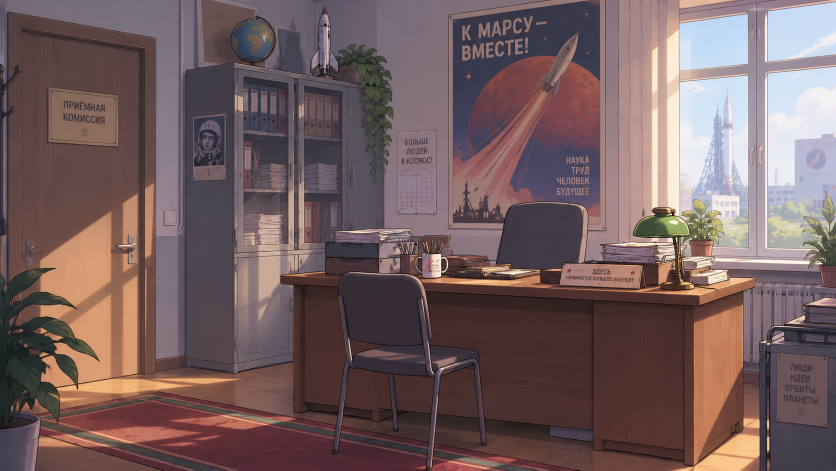
#> input picture assets/gen/bg_reception_vn_0.png, 1672 x 941 px (shown at 1/2 size)
$ python frames_vn.py
#> lines starting #> are read from the running program, lines starting #| are printed output that depends on the picture; pictures that were not available may be replaced by others from this repository, and a replacement may not be noted
# -*- coding: utf-8 -*-
"""Собирает VN-кадр: фон + спрайт(ы) + окно диалога с именем и текстом."""
import os, textwrap
from PIL import Image, ImageDraw, ImageFont, ImageFilter

HERE = os.path.dirname(os.path.abspath(__file__))
FONT = "/usr/share/fonts/truetype/dejavu/DejaVuSans.ttf"
FONTB = "/usr/share/fonts/truetype/dejavu/DejaVuSans-Bold.ttf"
W, H = 1672, 941


def f(path, sz):
    return ImageFont.truetype(path, sz)


def wrap(draw, text, font, maxw):
    words, lines, cur = text.split(), [], ""
    for w in words:
        t = (cur + " " + w).strip()
        if draw.textlength(t, font=font) <= maxw:
            cur = t
        else:
            if cur:
                lines.append(cur)
            cur = w
    if cur:
        lines.append(cur)
    return lines


def place_sprite(canvas, sprite_path, scale_h=0.92, cx=0.63):
#> called with sprite_path = 'assets/sprites/kate_overalls.png', scale_h = 0.92, cx = 0.63
    sp = Image.open(sprite_path).convert("RGBA")
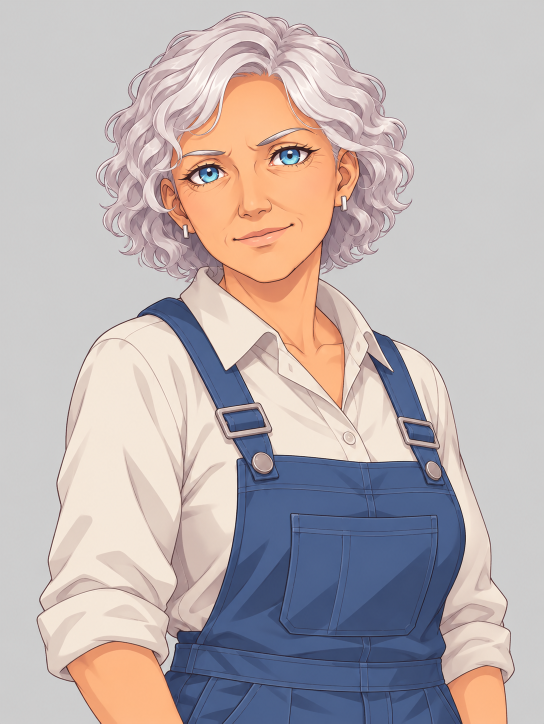
#> input picture assets/gen/kate_overalls_0.png, 1087 x 1447 px, given in place of kate_overalls.png, which was not available (shown at 1/2 size)
    th = int(H * scale_h)
    tw = int(sp.width * th / sp.height)
#> tw = 649
    sp = sp.resize((tw, th), Image.LANCZOS)
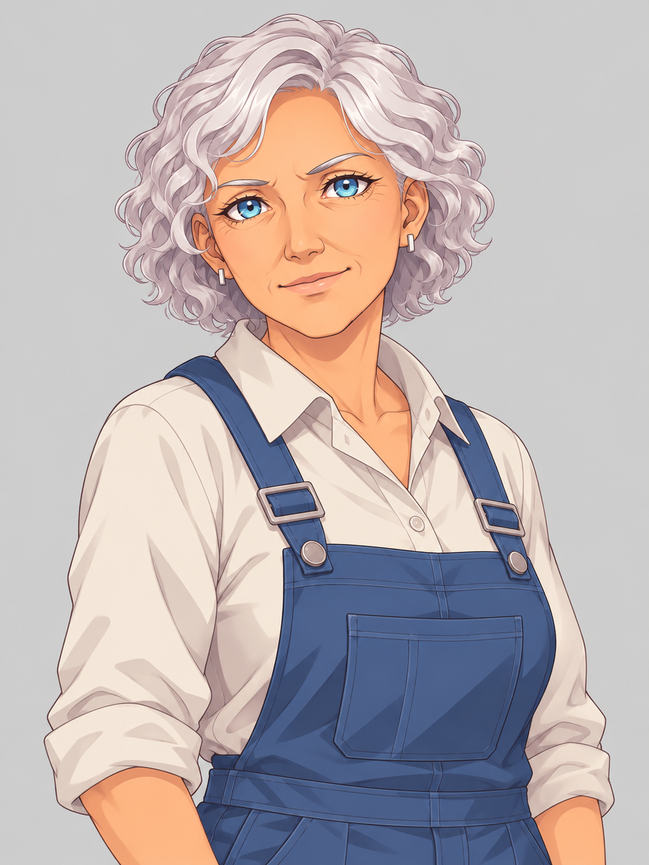
#> sp: PIL image 649x865 RGBA; mean R, G, B, A 188.1, 177.9, 177.9, 255
    x = int(W * cx - tw / 2)
#> x = 728
    y = H - th + int(H * 0.02)
    # мягкая тень под персонажем
    sh = Image.new("RGBA", (tw, th), (0, 0, 0, 0))
#> sh: PIL image 649x865 RGBA; every value is 0
    sh.paste((0, 0, 0, 90), (0, 0), sp.split()[-1])
    sh = sh.filter(ImageFilter.GaussianBlur(12))
    canvas.alpha_composite(sh, (x + 8, y + 8))
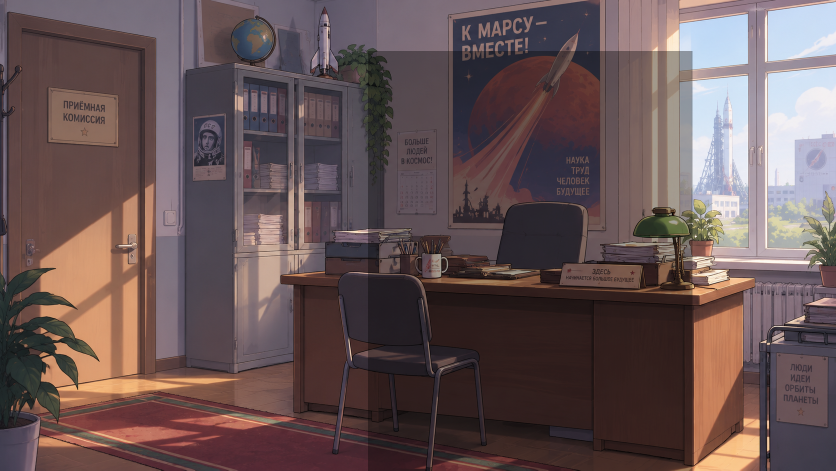
#> canvas: PIL image 1672x941 RGBA (shown at 1/2 size); mean R, G, B, A 103.3, 84.7, 85.3, 255
    canvas.alpha_composite(sp, (x, y))
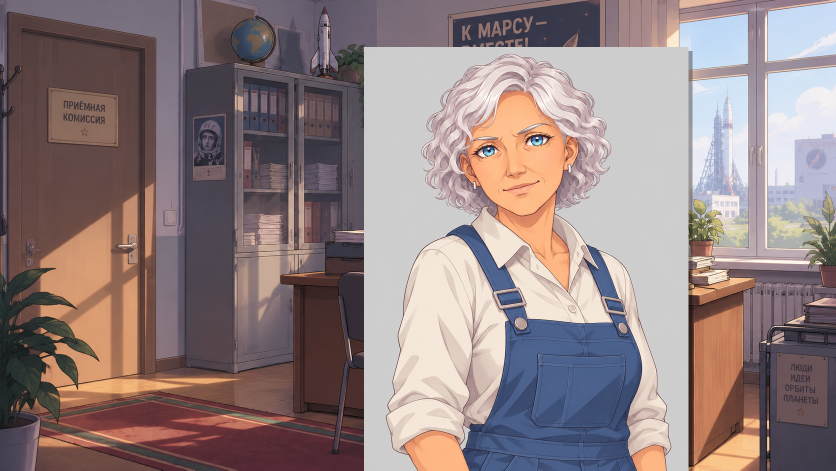
#> canvas: PIL image 1672x941 RGBA (shown at 1/2 size); mean R, G, B, A 145.2, 128.6, 128.9, 255


def dialog(canvas, name, text, bg=None):
#> called with name = 'Екатерина Ивановна'
    d = ImageDraw.Draw(canvas, "RGBA")
    box_h = int(H * 0.30)
    y0 = H - box_h - int(H * 0.03)
    x0, x1 = int(W * 0.05), int(W * 0.95)
    d.rounded_rectangle([x0, y0, x1, y0 + box_h], radius=22,
                        fill=(12, 14, 20, 205), outline=(220, 60, 60, 230), width=3)
    nf, tf = f(FONTB, 34), f(FONT, 32)
    # плашка имени
    nw = int(d.textlength(name, font=nf)) + 44
#> nw = 450
    d.rounded_rectangle([x0 + 26, y0 - 26, x0 + 26 + nw, y0 + 26], radius=14,
                        fill=(220, 60, 60, 245))
    d.text((x0 + 48, y0 - 16), name, font=nf, fill=(255, 255, 255))
    lines = wrap(d, text, tf, (x1 - x0) - 80)
#> lines = 1 item
    ty = y0 + 56
    for ln in lines[:5]:
        d.text((x0 + 40, ty), ln, font=tf, fill=(238, 238, 242))
        ty += 44
#> this loop made 1 pass
#> ty on pass 1: 731
#> after the loop, ty = 731


def frame(bg, out, name=None, text=None, sprites=None):
    cv = Image.open(bg).convert("RGBA").resize((W, H), Image.LANCZOS)
    for s, cx, sc in (sprites or []):
        place_sprite(cv, s, scale_h=sc, cx=cx)
    if text:
        dialog(cv, name or "", text)
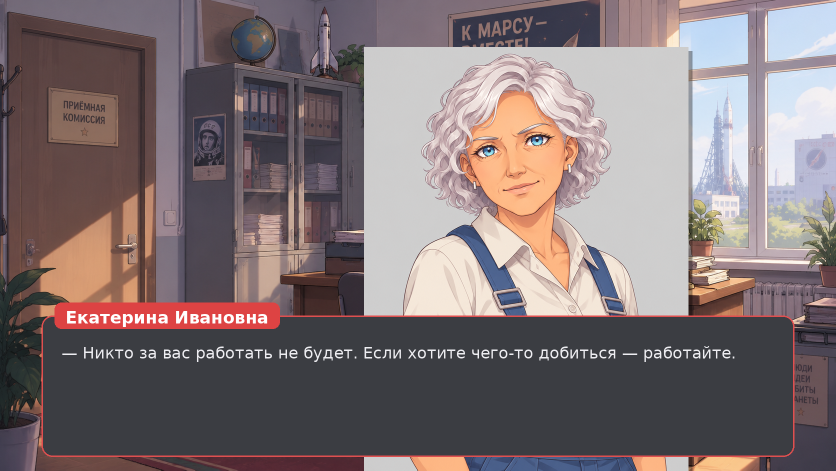
#> cv: PIL image 1672x941 RGBA (shown at 1/2 size); mean R, G, B, A 116.2, 103.2, 105.3, 242.1; transparent parts drawn white
    os.makedirs(os.path.dirname(out), exist_ok=True)
    cv.convert("RGB").save(out, "PNG")
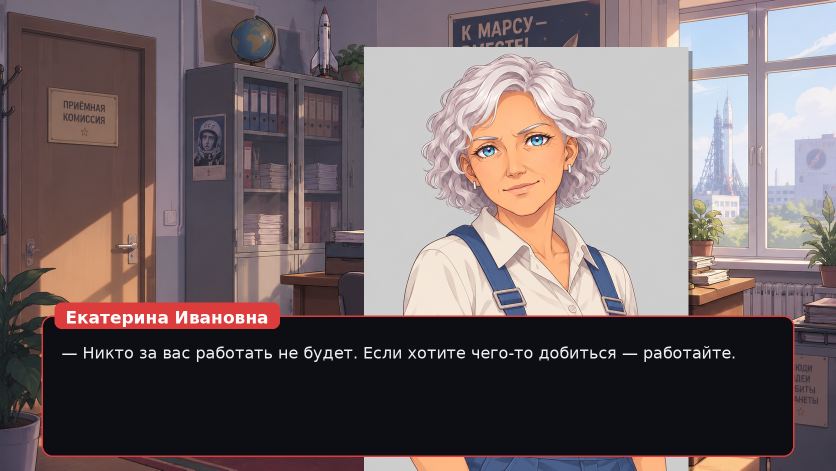
#> saved as vn_scene01_a.png: PIL image 1672x941 RGB (shown at 1/2 size); mean R, G, B 116.2, 103.2, 105.3
    print("saved", os.path.relpath(out, HERE), cv.size)
#| saved out/vn_scene01_a.png (1672, 941)
    return out


S = os.path.join(HERE, "assets/sprites")
BG = os.path.join(HERE, "assets/gen/bg_reception_vn_0.png")

if __name__ == "__main__":
    frame(BG, os.path.join(HERE, "out/vn_scene01_a.png"),
          name="Екатерина Ивановна",
          text="— Никто за вас работать не будет. Если хотите чего-то добиться — работайте.",
          sprites=[(os.path.join(S, "kate_overalls.png"), 0.63, 0.92)])
